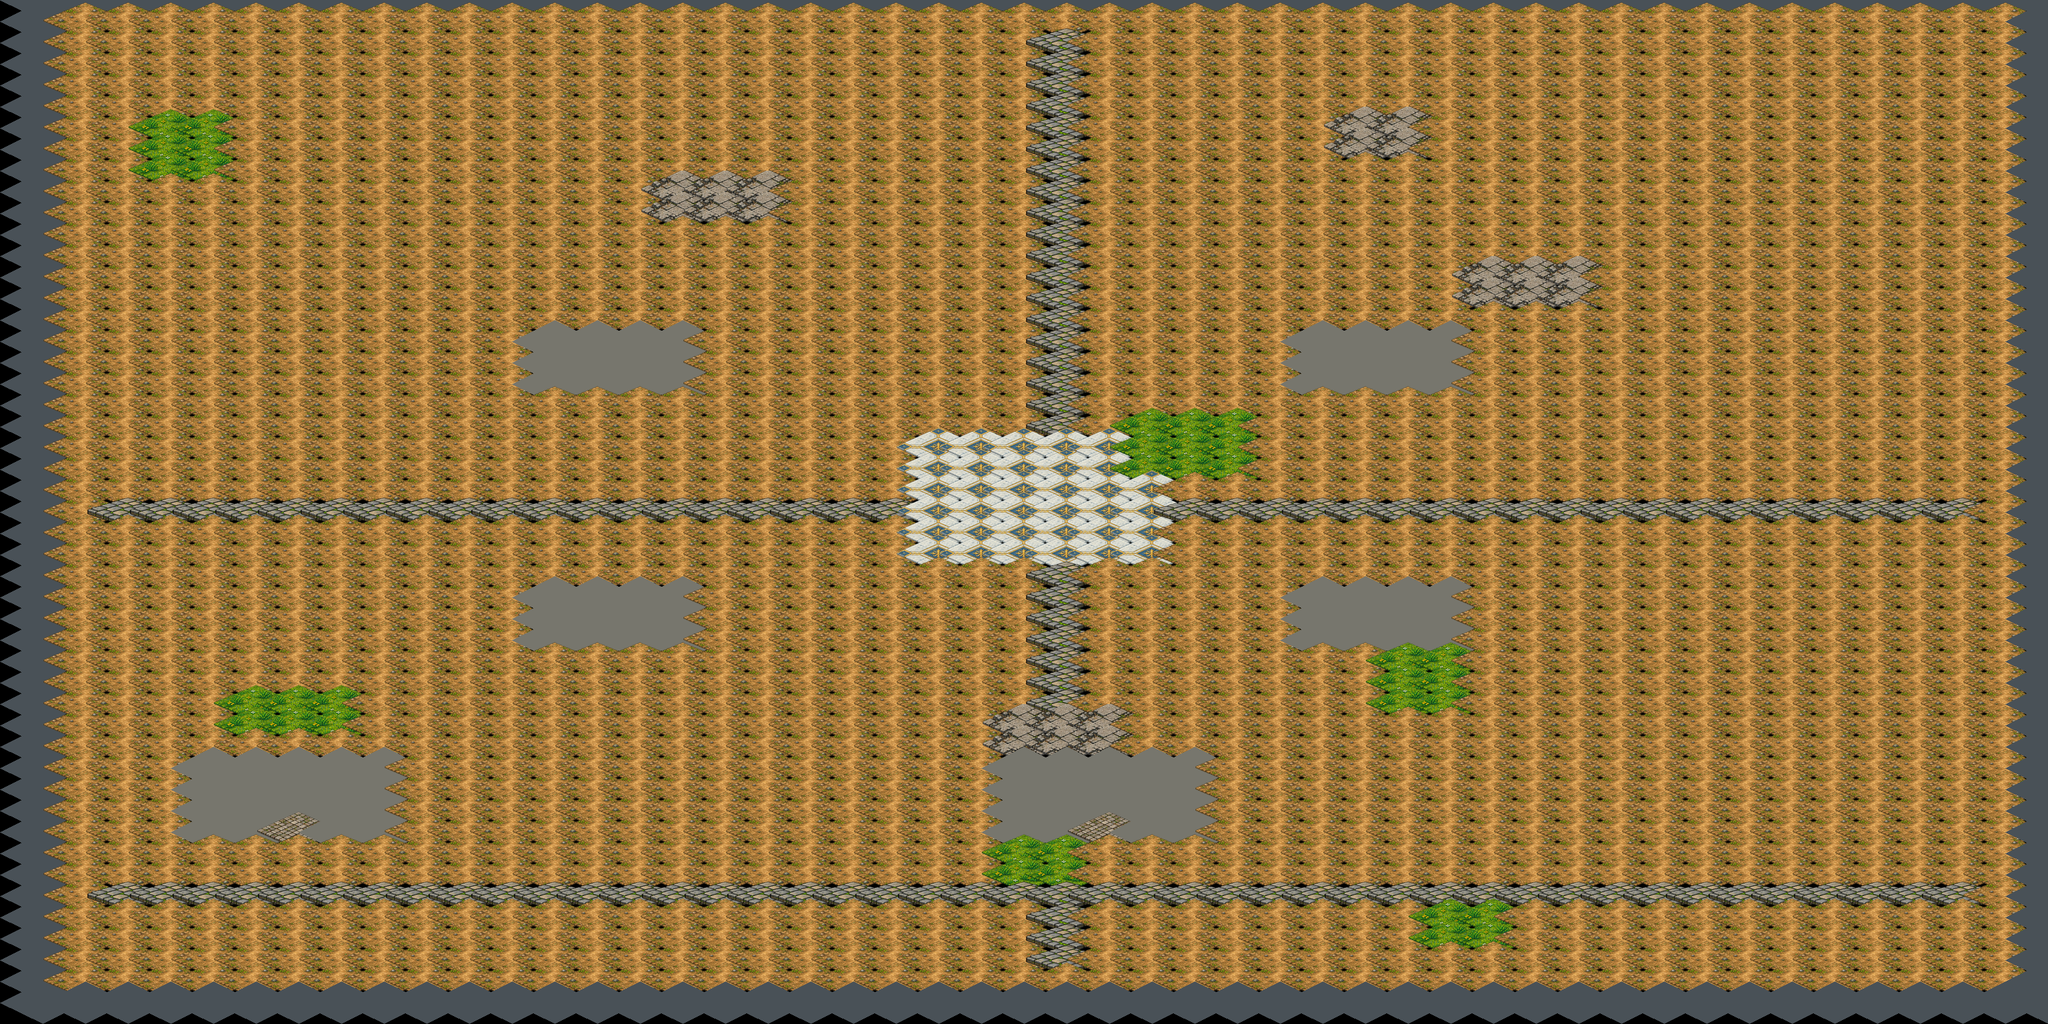

A 2D game scene composited from a Tiled map and its tileset images. What follows is a short description and the map's XML, with each tile layer's data collapsed to a summary:
An orthogonal 48x48 tile map with 64x32 px tiles, 1 tile layer (suelo).

<map version="1.10" tiledversion="1.10.2" orientation="orthogonal" renderorder="right-down" width="48" height="48" tilewidth="64" tileheight="32" infinite="0" nextlayerid="2" nextobjectid="1">
 <tileset firstgid="1" name="terreno_mundo" tilewidth="128" tileheight="64" tilecount="76" columns="8">
  <image source="../textures/terreno_mundo.png" width="1024" height="640" />
  <tile id="13">
   <properties>
    <property name="collision" type="bool" value="true" />
   </properties>
  </tile>
  <tile id="30">
   <properties>
    <property name="collision" type="bool" value="true" />
   </properties>
  </tile>
  <tile id="35">
   <properties>
    <property name="collision" type="bool" value="true" />
   </properties>
  </tile>
  <tile id="41">
   <properties>
    <property name="collision" type="bool" value="true" />
   </properties>
  </tile>
  <tile id="46">
   <properties>
    <property name="collision" type="bool" value="true" />
   </properties>
  </tile>
  <tile id="47">
   <properties>
    <property name="collision" type="bool" value="true" />
   </properties>
  </tile>
  <tile id="48">
   <properties>
    <property name="collision" type="bool" value="true" />
   </properties>
  </tile>
  <tile id="49">
   <properties>
    <property name="collision" type="bool" value="true" />
   </properties>
  </tile>
  <tile id="50">
   <properties>
    <property name="collision" type="bool" value="true" />
   </properties>
  </tile>
  <tile id="51">
   <properties>
    <property name="collision" type="bool" value="true" />
   </properties>
  </tile>
  <tile id="52">
   <properties>
    <property name="collision" type="bool" value="true" />
   </properties>
  </tile>
  <tile id="53">
   <properties>
    <property name="collision" type="bool" value="true" />
   </properties>
  </tile>
  <tile id="54">
   <properties>
    <property name="collision" type="bool" value="true" />
   </properties>
  </tile>
  <tile id="55">
   <properties>
    <property name="collision" type="bool" value="true" />
   </properties>
  </tile>
  <tile id="56">
   <properties>
    <property name="collision" type="bool" value="true" />
   </properties>
  </tile>
  <tile id="57">
   <properties>
    <property name="collision" type="bool" value="true" />
   </properties>
  </tile>
  <tile id="58">
   <properties>
    <property name="collision" type="bool" value="true" />
   </properties>
  </tile>
  <tile id="59">
   <properties>
    <property name="collision" type="bool" value="true" />
   </properties>
  </tile>
  <tile id="64">
   <properties>
    <property name="collision" type="bool" value="true" />
   </properties>
  </tile>
  <tile id="65">
   <properties>
    <property name="collision" type="bool" value="true" />
   </properties>
  </tile>
  <tile id="66">
   <properties>
    <property name="collision" type="bool" value="true" />
   </properties>
  </tile>
  <tile id="68">
   <properties>
    <property name="collision" type="bool" value="true" />
   </properties>
  </tile>
  <tile id="72">
   <properties>
    <property name="collision" type="bool" value="true" />
   </properties>
  </tile>
 </tileset>
 <layer id="1" name="suelo" width="48" height="48">
  <data>[2304 cells, 2304 non-empty, 8 distinct tile ids]</data>
 </layer>
</map>
